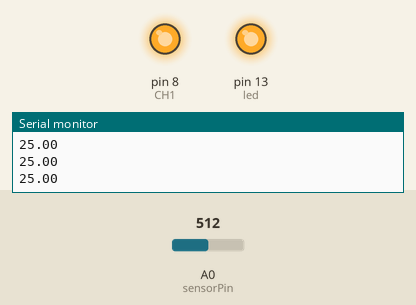
This sketch was run on a simulated Arduino Uno, built with avr-gcc and run on an emulated ATmega328P. On the bench: output pins drawn as LEDs (lit = HIGH), the last lines printed to the serial monitor. The inputs (shaded band) are chosen by the test bench; at power-on: A0 (sensorPin) = 512.

Above: at 1.3 s.
1.4 s: A0 (sensorPin) set to 559
2.9 s: A0 (sensorPin) set to 585
At 3.5 s:
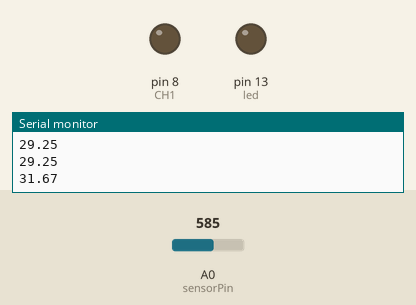
4.5 s: A0 (sensorPin) set to 511
At 5.7 s:
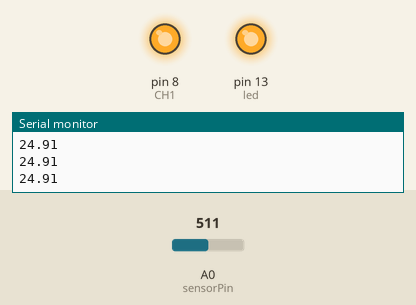
6.0 s: A0 (sensorPin) set to 716
At 7.1 s:
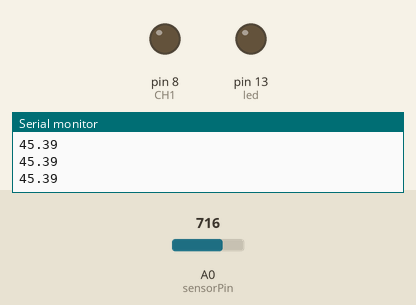
Timing chart, 0 to 8.5 s (numbered marks = the images above; inputs shaded):
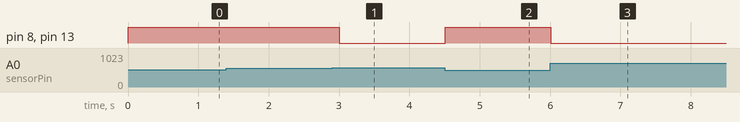

Measured:
- the behaviour switches between 567 and 568 on A0 (sensorPin) (found by bisection; images 0 and 1)
- after the input at 2.9 s, pin 8 (CH1), pin 13 (led): HIGH → LOW after 0.11 s
- after the input at 4.5 s, pin 8 (CH1), pin 13 (led): LOW → HIGH at once
- after the input at 6.0 s, pin 8 (CH1), pin 13 (led): HIGH → LOW at once

The sketch:

Thermo_relay.ino
```cpp
#include <math.h>

int sensorPin = A0; // select the input pin for the potentiometer
int tempgoal = 30;
int led = 13;
int CH1 = 8;

double Thermistor(int RawADC) {
  double Temp;
  Temp = log(10000.0*((1024.0/RawADC-1)));
  Temp = 1 / (0.001129148 + (0.000234125 + (0.0000000876741 * Temp * Temp ))* Temp );
  Temp = Temp - 273.15;            // Convert Kelvin to Celcius
   //Temp = (Temp * 9.0)/ 5.0 + 32.0; // Convert Celcius to Fahrenheit
   return Temp;
}

void setup() {
 Serial.begin(9600);
 pinMode(led, OUTPUT);
 pinMode(CH1, OUTPUT);

}

void loop() {
 int readVal=analogRead(sensorPin);
 double temp =  Thermistor(readVal);

 if(temp <tempgoal){
    digitalWrite(led, HIGH);
    digitalWrite(CH1, HIGH);
 }
 else{
    digitalWrite(led, LOW);
    digitalWrite(CH1, LOW);
 }

 Serial.println(temp);  // display tempature
 //Serial.println(readVal);  // display tempature

 delay(500);

}
```
